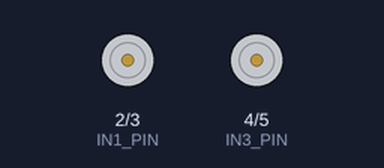
Bench run of a sketch on a simulated Arduino Uno, built with avr-gcc and run on an emulated ATmega328P. Parts: motor-driver pin pairs drawn as motors (green arrow = first pin HIGH = forward, orange = second pin HIGH = backward, longer = more drive, scaled by the enable pin). Random numbers use the default seed unless the sketch sets one.

Above: at 0.1 s.
At 1.1 s:
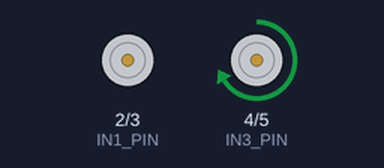
At 8.1 s:
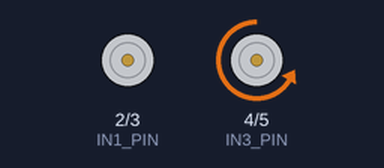
At 18.1 s:
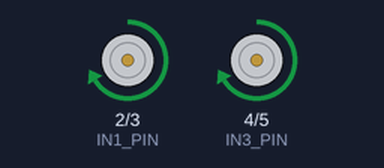
Timing chart, 0 to 40.0 s (numbered marks = the images above):
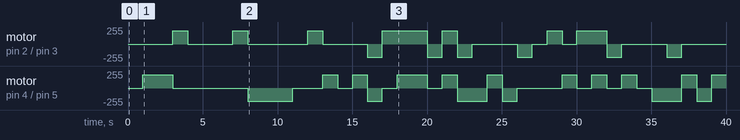

Measured:
- by itself, motor on pin 2 (IN1_PIN) / pin 3 (IN2_PIN): stopped → forward 200/255 at 3.0 s, → stopped 1.0 s later, → forward 200/255 3.0 s later, → stopped 1.0 s later, … (21 changes in this stretch)
- by itself, motor on pin 4 (IN3_PIN) / pin 5 (IN4_PIN): stopped → forward 200/255 at 1.0 s, → stopped 2.0 s later, → backward 200/255 5.0 s later, → stopped 3.0 s later, … (26 changes in this stretch)

The sketch:

move.ino
```cpp
/*
    The L298N motor driver is controlled using six pins. Pins IN1 and IN2 are used to control the direction of the
    left motor. If IN1 is HIGH and IN2 is LOW, the motor will turn in one direction. If IN1 is LOW and IN2 is HIGH,
    the motor will turn in the other direction. Pins IN3 and IN4 operate in the same way except they control the
    right motor's direction. The ENA and ENB pins are used to control the speed of the left and right motors
    respectively using analogWrite which outputs a PWM signal on a PWM capable pin (pins marked by the ~ symbol).
*/

#define IN1_PIN 2
#define IN2_PIN 3
#define IN3_PIN 4
#define IN4_PIN 5

#define ENA_PIN 9
#define ENB_PIN 10

void setupForward() {
    digitalWrite(IN1_PIN, HIGH);
    digitalWrite(IN2_PIN, LOW);
    digitalWrite(IN3_PIN, HIGH);
    digitalWrite(IN4_PIN, LOW);
}

void setupBackward() {
    digitalWrite(IN1_PIN, LOW);
    digitalWrite(IN2_PIN, HIGH);
    digitalWrite(IN3_PIN, LOW);
    digitalWrite(IN4_PIN, HIGH);
}

void turnLeft(bool backward) {
    if (!backward) {
        setupForward();
    } else {
        setupBackward();
    }

    analogWrite(ENA_PIN, 0);
    analogWrite(ENB_PIN, 200);
}

void turnRight(bool backward) {
    if (!backward) {
        setupForward();
    } else {
        setupBackward();
    }

    analogWrite(ENA_PIN, 200);
    analogWrite(ENB_PIN, 0);
}

void goForward() {
    setupForward();

    analogWrite(ENA_PIN, 200);
    analogWrite(ENB_PIN, 200);
}

void goBackward() {
    setupBackward();

    analogWrite(ENA_PIN, 200);
    analogWrite(ENB_PIN, 200);
}

void stop() {
    analogWrite(ENA_PIN, 0);
    analogWrite(ENB_PIN, 0);
}

void setup() {
    // put your setup code here, to run once:
    pinMode(IN1_PIN, OUTPUT);
    pinMode(IN2_PIN, OUTPUT);
    pinMode(IN3_PIN, OUTPUT);
    pinMode(IN4_PIN, OUTPUT);
    pinMode(ENA_PIN, OUTPUT);
    pinMode(ENB_PIN, OUTPUT);

    // seed the random number generator
    randomSeed(millis());
}

void changeDirection() {
    // get a random number from 0 to 6
    unsigned int randValue = random(7);

    switch (randValue) {
        case 0:
            turnLeft(false);
            break;

        case 1:
            turnLeft(true);
            break;

        case 2:
            turnRight(false);
            break;

        case 3:
            turnRight(true);
            break;

        case 4:
            goForward();
            break;

        case 5:
            goBackward();
            break;

        case 6:
            stop();
        default:
            break;
    }
}

void loop() {
    // put your main code here, to run repeatedly:
    static unsigned long prevMillis = 0;
    unsigned long currMillis = millis();
    if (currMillis - prevMillis > 1000) {
        prevMillis = currMillis;
        changeDirection();
    }
}
```
